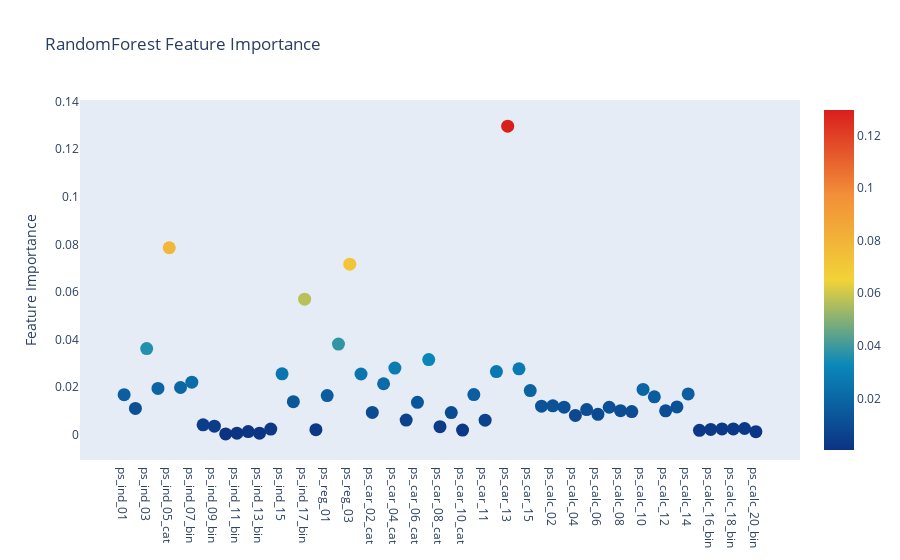

Notebook source saved alongside this figure:
### Markdown cell above
### **Plotly Scatter Plot of feature importances**

### Code cell
# Scatter Plot
trace = go.Scatter(
    y=rf.feature_importances_, 
    x=features, 
    mode='markers', 
    marker=dict(
        sizemode='diameter', 
        sizeref=1, 
        size=13, 
        # size=rf.feature_importances_, 
        # color=np.random.randn(500), # set color equal to a variable, 
        color = rf.feature_importances_, 
        colorscale='Portland', 
        showscale=True
    ), 
    text=features
)

data = [trace]

layout = go.Layout(
    autosize=True, 
    title='RandomForest Feature Importance', 
    hovermode='closest', 
    xaxis=dict(
        ticklen=5, 
        showgrid=False, 
        zeroline=False, 
        showline=False
    ), 
    yaxis=dict(
        title='Feature Importance', 
        showgrid=False, 
        zeroline=False, 
        ticklen=5, 
        gridwidth=2
    ), 
    showlegend=False
)

fig = go.Figure(data=data, layout=layout)
py.iplot(fig, filename='scatter2010')

### Figure 1 — Plotly figure (JSON) as saved in the notebook; plotly's stock layout.template omitted (floating-point values rounded to 4 significant figures)
{"data": [{"text": ["ps_ind_01", "ps_ind_02_cat", "ps_ind_03", "ps_ind_04_cat", "ps_ind_05_cat", "ps_ind_06_bin", "ps_ind_07_bin", "ps_ind_08_bin", "ps_ind_09_bin", "ps_ind_10_bin", "ps_ind_11_bin", "ps_ind_12_bin", "ps_ind_13_bin", "ps_ind_14", "ps_ind_15", "ps_ind_16_bin", "ps_ind_17_bin", "ps_ind_18_bin", "ps_reg_01", "ps_reg_02", "ps_reg_03", "ps_car_01_cat", "ps_car_02_cat", "ps_car_03_cat", "ps_car_04_cat", "ps_car_05_cat", "ps_car_06_cat", "ps_car_07_cat", "ps_car_08_cat", "ps_car_09_cat", "ps_car_10_cat", "ps_car_11_cat", "ps_car_11", "ps_car_12", "ps_car_13", "ps_car_14", "ps_car_15", "ps_calc_01", "ps_calc_02", "ps_calc_03", "ps_calc_04", "ps_calc_05", "ps_calc_06", "ps_calc_07", "ps_calc_08", "ps_calc_09", "ps_calc_10", "ps_calc_11", "ps_calc_12", "ps_calc_13", "ps_calc_14", "ps_calc_15_bin", "ps_calc_16_bin", "ps_calc_17_bin", "ps_calc_18_bin", "ps_calc_19_bin", "ps_calc_20_bin"], "y": [0.01686, 0.01105, 0.03622, 0.01947, 0.07861, 0.01987, 0.02209, 0.004199, 0.003608, 0.0003743, 0.0006586, 0.001347, 0.0006631, 0.002396, 0.0256, 0.01392, 0.05697, 0.002158, 0.01648, 0.03813, 0.0717, 0.02554, 0.009404, 0.02144, 0.02801, 0.006161, 0.01364, 0.03162, 0.003394, 0.009318, 0.00199, 0.0169, 0.006131, 0.02658, 0.1297, 0.02773, 0.01855, 0.01201, 0.01216, 0.01158, 0.008129, 0.01059, 0.008598, 0.01156, 0.01014, 0.00976, 0.01907, 0.01595, 0.01008, 0.01171, 0.01718, 0.00187, 0.002257, 0.00247, 0.002456, 0.00263, 0.001287], "mode": "markers", "marker": {"sizeref": 1, "colorscale": [[0, "rgb(12,51,131)"], [0.25, "rgb(10,136,186)"], [0.5, "rgb(242,211,56)"], [0.75, "rgb(242,143,56)"], [1, "rgb(217,30,30)"]], "color": [0.01686, 0.01105, 0.03622, 0.01947, 0.07861, 0.01987, 0.02209, 0.004199, 0.003608, 0.0003743, 0.0006586, 0.001347, 0.0006631, 0.002396, 0.0256, 0.01392, 0.05697, 0.002158, 0.01648, 0.03813, 0.0717, 0.02554, 0.009404, 0.02144, 0.02801, 0.006161, 0.01364, 0.03162, 0.003394, 0.009318, 0.00199, 0.0169, 0.006131, 0.02658, 0.1297, 0.02773, 0.01855, 0.01201, 0.01216, 0.01158, 0.008129, 0.01059, 0.008598, 0.01156, 0.01014, 0.00976, 0.01907, 0.01595, 0.01008, 0.01171, 0.01718, 0.00187, 0.002257, 0.00247, 0.002456, 0.00263, 0.001287], "sizemode": "diameter", "showscale": true, "size": 13}, "x": ["ps_ind_01", "ps_ind_02_cat", "ps_ind_03", "ps_ind_04_cat", "ps_ind_05_cat", "ps_ind_06_bin", "ps_ind_07_bin", "ps_ind_08_bin", "ps_ind_09_bin", "ps_ind_10_bin", "ps_ind_11_bin", "ps_ind_12_bin", "ps_ind_13_bin", "ps_ind_14", "ps_ind_15", "ps_ind_16_bin", "ps_ind_17_bin", "ps_ind_18_bin", "ps_reg_01", "ps_reg_02", "ps_reg_03", "ps_car_01_cat", "ps_car_02_cat", "ps_car_03_cat", "ps_car_04_cat", "ps_car_05_cat", "ps_car_06_cat", "ps_car_07_cat", "ps_car_08_cat", "ps_car_09_cat", "ps_car_10_cat", "ps_car_11_cat", "ps_car_11", "ps_car_12", "ps_car_13", "ps_car_14", "ps_car_15", "ps_calc_01", "ps_calc_02", "ps_calc_03", "ps_calc_04", "ps_calc_05", "ps_calc_06", "ps_calc_07", "ps_calc_08", "ps_calc_09", "ps_calc_10", "ps_calc_11", "ps_calc_12", "ps_calc_13", "ps_calc_14", "ps_calc_15_bin", "ps_calc_16_bin", "ps_calc_17_bin", "ps_calc_18_bin", "ps_calc_19_bin", "ps_calc_20_bin"], "type": "scatter"}], "layout": {"autosize": true, "title": {"text": "RandomForest Feature Importance"}, "yaxis": {"zeroline": false, "title": {"text": "Feature Importance"}, "ticklen": 5, "gridwidth": 2, "showgrid": false}, "showlegend": false, "xaxis": {"zeroline": false, "showline": false, "ticklen": 5, "showgrid": false}, "hovermode": "closest"}}
